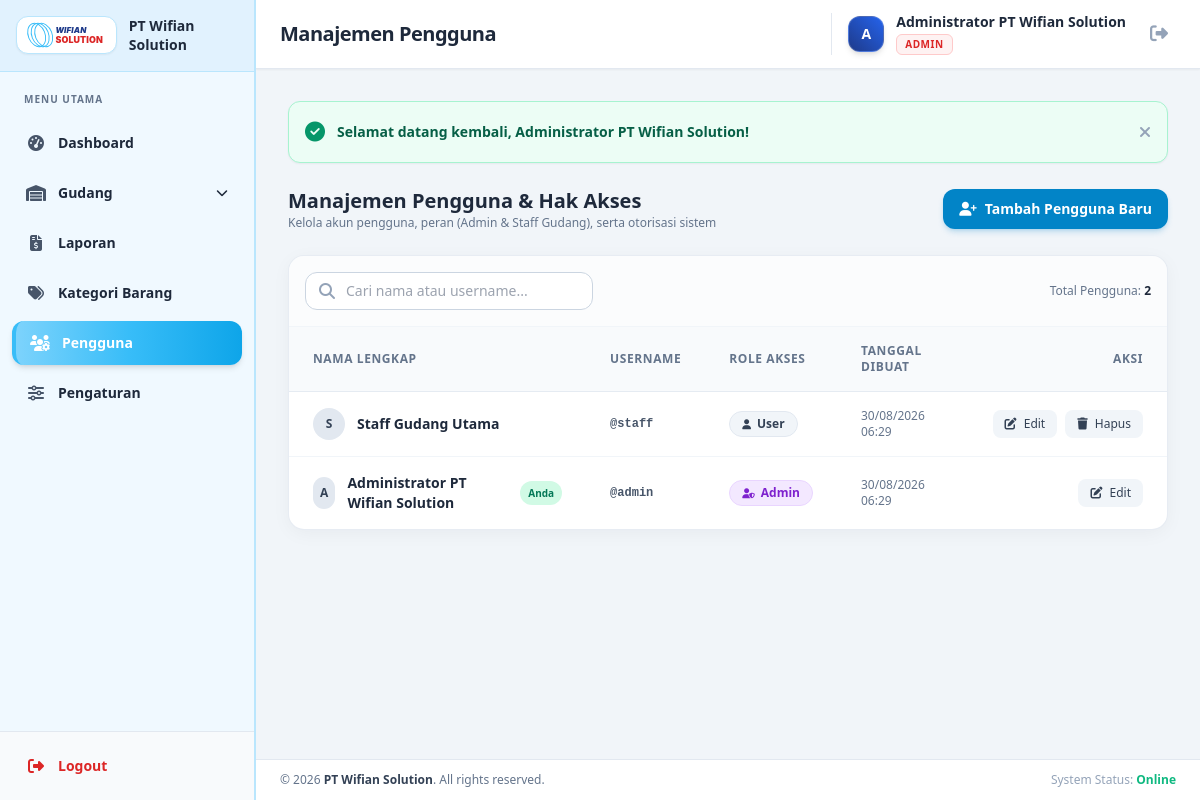
Page /pages/pengguna.php (signed in) on the committed database.
### tables this page shows
CREATE TABLE `settings` (
  `id` INT AUTO_INCREMENT PRIMARY KEY,
  `nama_toko` VARCHAR(150) NOT NULL,
  `logo` VARCHAR(255) DEFAULT NULL,
  `alamat` TEXT DEFAULT NULL,
  `telepon` VARCHAR(50) DEFAULT NULL,
  `email` VARCHAR(100) DEFAULT NULL
);

CREATE TABLE `users` (
  `id` INT AUTO_INCREMENT PRIMARY KEY,
  `nama` VARCHAR(100) NOT NULL,
  `username` VARCHAR(50) NOT NULL UNIQUE,
  `password` VARCHAR(255) NOT NULL,
  `role` ENUM('Admin', 'Staff Gudang') NOT NULL DEFAULT 'Staff Gudang',
  `created_at` DATETIME DEFAULT CURRENT_TIMESTAMP
);

### includes/auth.php (called while the page is built, shortened)
<?php
function e($str) {
    return htmlspecialchars($str ?? '', ENT_QUOTES, 'UTF-8');
}
function getStoreSettings() {
    static $settings = null;
    if ($settings === null) {
        try {
            $pdo = getDBConnection();
            $stmt = $pdo->query("SELECT * FROM settings WHERE id = 1 LIMIT 1");
            $settings = $stmt->fetch();
        } catch (Exception $e) {
            $settings = [
                'nama_toko' => 'PT Wifian Solution',
                'logo' => '',
                'alamat' => '',
                'telepon' => '',
                'email' => ''
            ];
        }
    }
    return $settings;
}

### pages/pengguna.php (the view, shortened to what this page needs)
<?php
require_once __DIR__ . '/../includes/header.php';
$pdo = getDBConnection();
$users = $pdo->query("SELECT * FROM users ORDER BY id DESC")->fetchAll();
?>
<div class="flex flex-col sm:flex-row items-start sm:items-center justify-between gap-4 mb-6">
    <div>
        <h2 class="text-xl font-bold text-slate-800">Manajemen Pengguna & Hak Akses</h2>
        <p class="text-xs text-slate-500">Kelola akun pengguna, peran (Admin & Staff Gudang), serta otorisasi sistem</p>
    </div>
    <button onclick="openModal('modalAddUser')" class="inline-flex items-center gap-2 bg-sky-600 hover:bg-sky-700 text-white font-semibold text-sm px-4 py-2.5 rounded-xl shadow-md shadow-sky-600/20 transition-all">
        <i class="fa-solid fa-user-plus"></i>
        <span>Tambah Pengguna Baru</span>
    </button>
</div>
<div class="bg-white rounded-2xl border border-slate-200/80 shadow-subtle overflow-hidden">
    <div class="p-4 border-b border-slate-100 flex justify-between items-center bg-slate-50/50">
        <div class="relative w-full sm:w-72">
            <span class="absolute inset-y-0 left-0 flex items-center pl-3.5 text-slate-400">
                <i class="fa-solid fa-magnifying-glass"></i>
            </span>
            <input type="text" id="searchUser" onkeyup="filterTable('searchUser', 'tableUser')" placeholder="Cari nama atau username..." class="w-full pl-10 pr-4 py-2 text-sm bg-white border border-slate-300 rounded-xl focus:outline-none focus:ring-2 focus:ring-sky-500">
        </div>
        <div class="text-xs text-slate-500">
            Total Pengguna: <strong class="text-slate-800 font-bold"><?= count($users) ?></strong>
        </div>
    </div>
    <div class="overflow-x-auto">
        <table id="tableUser" class="w-full text-left text-sm text-slate-600">
            <thead class="bg-slate-50 text-xs uppercase tracking-wider text-slate-500 font-semibold border-b border-slate-200/80">
                <tr>
                    <th class="px-6 py-4">Nama Lengkap</th>
                    <th class="px-6 py-4">Username</th>
                    <th class="px-6 py-4">Role Akses</th>
                    <th class="px-6 py-4">Tanggal Dibuat</th>
                    <th class="px-6 py-4 text-right">Aksi</th>
                </tr>
            </thead>
            <tbody class="divide-y divide-slate-100">
                <?php foreach ($users as $u): ?>
                    <tr class="hover:bg-slate-50/80 transition-colors">
                        <td class="px-6 py-4 font-semibold text-slate-800 flex items-center gap-3">
                            <div class="w-8 h-8 rounded-full bg-slate-200 text-slate-700 font-bold flex items-center justify-center text-xs">
                                <?= strtoupper(substr($u['nama'], 0, 1)) ?>
                            </div>
                            <span><?= e($u['nama']) ?></span>
                            <?php if ($u['id'] == $_SESSION['user_id']): ?>
                                <span class="text-[10px] bg-emerald-100 text-emerald-700 px-2 py-0.5 rounded-full font-bold">Anda</span>
                            <?php endif; ?>
                        </td>
                        <td class="px-6 py-4 font-mono text-xs font-bold text-slate-600">
                            @<?= e($u['username']) ?>
                        </td>
                        <td class="px-6 py-4">
                             <?php if ($u['role'] === 'Admin'): ?>
                                 <span class="inline-flex items-center gap-1.5 px-3 py-1 rounded-full text-xs font-bold bg-purple-100 text-purple-700 border border-purple-200">
                                 <i class="fa-solid fa-user-shield text-[10px]"></i> Admin
                                 </span>
                             <?php elseif ($u['role'] === 'Warehouse'): ?>
                                 <span class="inline-flex items-center gap-1.5 px-3 py-1 rounded-full text-xs font-bold bg-blue-100 text-blue-700 border border-blue-200">
                                 <i class="fa-solid fa-warehouse text-[10px]"></i> Warehouse
                                 </span>
                             <?php elseif ($u['role'] === 'NOC'): ?>
                                 <span class="inline-flex items-center gap-1.5 px-3 py-1 rounded-full text-xs font-bold bg-amber-100 text-amber-700 border border-amber-200">
                                 <i class="fa-solid fa-network-wired text-[10px]"></i> NOC
                                 </span>
                             <?php else: ?>
                                 <span class="inline-flex items-center gap-1.5 px-3 py-1 rounded-full text-xs font-bold bg-slate-100 text-slate-700 border border-slate-200">
                                 <i class="fa-solid fa-user text-[10px]"></i> User
                                 </span>
                             <?php endif; ?>
                        </td>
                        <td class="px-6 py-4 text-xs text-slate-500">
                            <?= date('d/m/Y H:i', strtotime($u['created_at'])) ?>
                        </td>
                        <td class="px-6 py-4 text-right whitespace-nowrap">
                            <div class="inline-flex gap-2">
                                <button onclick='editUser(<?= json_encode($u) ?>)' class="px-3 py-1.5 rounded-lg text-xs font-medium bg-slate-100 hover:bg-sky-50 text-slate-700 hover:text-sky-600 transition-colors">
                                    <i class="fa-solid fa-pen-to-square mr-1"></i> Edit
                                </button>
                                <?php if ($u['id'] != $_SESSION['user_id']): ?>
                                    <form action="../actions/user_action.php" method="POST" class="inline" onsubmit="return confirm('Apakah Anda yakin ingin menghapus akun pengguna ini?');">
                                        <button type="submit" class="px-3 py-1.5 rounded-lg text-xs font-medium bg-slate-100 hover:bg-rose-50 text-slate-700 hover:text-rose-600 transition-colors">
                                            <i class="fa-solid fa-trash mr-1"></i> Hapus
                                        </button>
                                    </form>
                                <?php endif; ?>
                            </div>
                        </td>
                    </tr>
                <?php endforeach; ?>
            </tbody>
        </table>
    </div>
</div>
<?php include __DIR__ . '/../includes/footer.php'; ?>

### includes/sidebar.php (shortened to what this page needs)
<?php
$currentPage = basename($_SERVER['PHP_SELF']);
$userRole    = $_SESSION['role'] ?? 'Admin';
$settings    = getStoreSettings();
$stokRusakItems = [
    ['key' => 'jenis_barang.php',  'label' => 'Jenis Barang',  'icon' => 'fa-boxes-stacked'],
    ['key' => 'riwayat_masuk.php', 'label' => 'Riwayat Masuk', 'icon' => 'fa-right-to-bracket'],
    ['key' => 'riwayat_keluar.php','label' => 'Riwayat Keluar','icon' => 'fa-right-from-bracket'],
];
$isStokRusakActive = in_array($currentPage, array_column($stokRusakItems, 'key'));
$gudangSubItems = [
    ['key' => 'produk.php', 'label' => 'Produk', 'icon' => 'fa-boxes-stacked', 'roles' => ['Admin', 'Warehouse']],
    ['key' => 'barang_masuk.php', 'label' => 'Barang Masuk', 'icon' => 'fa-download', 'roles' => ['Admin', 'NOC']],
    ['key' => 'barang_keluar.php', 'label' => 'Barang Keluar', 'icon' => 'fa-upload', 'roles' => ['Admin', 'NOC']],
    ['key' => 'stok_opname.php', 'label' => 'Stok Opname', 'icon' => 'fa-clipboard-check', 'roles' => ['Admin', 'User']],
];
$allowedGudangItems = array_filter($gudangSubItems, function($item) use ($userRole) {
    return in_array($userRole, $item['roles']);
});
$isGudangActive = in_array($currentPage, array_column($gudangSubItems, 'key')) || $isStokRusakActive;
$menuItems = [
    ['key' => 'dashboard.php', 'label' => 'Dashboard', 'icon' => 'fa-gauge-high', 'roles' => ['Admin', 'Warehouse', 'User', 'NOC']],
    ['key' => 'laporan.php', 'label' => 'Laporan', 'icon' => 'fa-file-invoice-dollar', 'roles' => ['Admin', 'Warehouse']],
    ['key' => 'kategori.php', 'label' => 'Kategori Barang', 'icon' => 'fa-tags', 'roles' => ['Admin', 'Warehouse']],
    ['key' => 'pengguna.php', 'label' => 'Pengguna', 'icon' => 'fa-users-gear', 'roles' => ['Admin']],
    ['key' => 'pengaturan.php', 'label' => 'Pengaturan', 'icon' => 'fa-sliders', 'roles' => ['Admin']],
];
?>
<aside id="sidebar" class="w-64 bg-sky-50 text-slate-900 flex flex-col fixed lg:static inset-y-0 left-0 z-50 transform -translate-x-full lg:translate-x-0 transition-transform duration-300 ease-in-out shadow-lg lg:shadow-none border-r-2 border-sky-200">
    <div class="p-4 border-b border-sky-200 flex items-center gap-3 bg-sky-100/90">
        <div class="bg-white px-2 py-1 rounded-xl shadow-sm flex-shrink-0 border border-sky-200">
            <img src="../assets/images/logo.svg" alt="Logo PT Wifian Solution" class="h-7 w-auto mx-auto">
        </div>
        <div class="flex-1 min-w-0">
            <h1 class="text-sm font-extrabold text-slate-800 leading-snug break-words">
                <?= e($settings['nama_toko']) ?>
            </h1>
        </div>
    </div>
    <nav class="flex-1 px-3 py-5 space-y-1.5 overflow-y-auto">
        <div class="px-3 pb-2 text-[10px] font-black text-slate-500 uppercase tracking-widest">Menu Utama</div>
        <?php foreach ($menuItems as $item): ?>
            <?php if ($item['key'] === 'laporan.php' && (!empty($allowedGudangItems) || $isStokRusakActive)): ?>
                <div x-data="{ openGudang: <?= $isGudangActive ? 'true' : 'false' ?>, openRusak: <?= $isStokRusakActive ? 'true' : 'false' ?> }" class="space-y-1">
                    <button type="button" @click="openGudang = !openGudang"
                            class="w-full flex items-center justify-between px-3.5 py-2.5 rounded-xl text-sm font-semibold transition-all duration-300 group <?= $isGudangActive ? 'bg-sky-200/70 text-sky-900 font-extrabold' : 'text-slate-800 hover:bg-sky-100/60' ?>">
                        <div class="flex items-center gap-3">
                            <i class="fa-solid fa-warehouse w-5 text-center text-base <?= $isGudangActive ? 'text-sky-700' : 'text-slate-600 group-hover:text-sky-600' ?>"></i>
                            <span>Gudang</span>
                        </div>
                        <i class="fa-solid fa-chevron-down text-xs transition-transform duration-300" :class="openGudang ? 'rotate-180' : 'rotate-0'"></i>
                    </button>
                </div>
            <?php endif; ?>
            <?php if (in_array($userRole, $item['roles'])): ?>
                <?php $isActive = ($currentPage === $item['key']); ?>
                <a href="<?= $item['key'] ?>" class="flex items-center gap-3 px-3.5 py-2.5 rounded-xl text-sm font-semibold transition-all duration-200 group relative <?= $isActive ? 'bg-gradient-to-r from-sky-300 via-sky-400 to-sky-500 text-white font-extrabold shadow-md border-l-4 border-sky-400' : 'text-slate-800 hover:text-slate-900 hover:bg-sky-100/60' ?>">
                    <i class="fa-solid <?= $item['icon'] ?> w-5 text-center text-base <?= $isActive ? 'text-white' : 'text-slate-600 group-hover:text-sky-500' ?>"></i>
                    <span><?= e($item['label']) ?></span>
                </a>
            <?php endif; ?>
        <?php endforeach; ?>
    </nav>
    <div class="p-3 border-t border-slate-200 bg-slate-50">
        <a href="../logout.php" onclick="return confirm('Apakah Anda yakin ingin keluar?');" class="flex items-center gap-3 px-3.5 py-2.5 rounded-xl text-sm font-bold text-red-600 hover:bg-red-100 hover:text-red-700 transition-colors">
            <i class="fa-solid fa-right-from-bracket w-5 text-center text-base"></i>
            <span>Logout</span>
        </a>
    </div>
</aside>

### includes/footer.php (shortened to what this page needs)
<?php
$settings = getStoreSettings();
?>
        </main>
        <footer class="no-print bg-white border-t border-slate-200 py-3 px-6 text-center sm:text-left text-xs text-slate-500 flex flex-col sm:flex-row justify-between items-center gap-2">
            <div>
                &copy; <?= date('Y') ?> <strong class="text-slate-700"><?= e($settings['nama_toko']) ?></strong>. All rights reserved.
            </div>
            <div class="flex items-center gap-4 text-slate-400">
                <span>System Status: <span class="text-emerald-500 font-semibold">Online</span></span>
            </div>
        </footer>
    </div>
</div>
</body>
</html>

### assets/css/custom.css (style rules this page uses)
:root { --wifian-navy: #333; --wifian-blue: #333; --wifian-sky: #333; --wifian-cyan: #333; --wifian-red: #333; }
body { font-family: 'Inter', sans-serif; background-color: #f8fafc; }
.shadow-subtle { box-shadow: 0 4px 20px -2px rgba(15, 23, 42, 0.05); }

### rows in the picture
settings: nama_toko "PT Wifian Solution"
users: nama "S", nama "Staff Gudang Utama", username "staff", role "Staff Gudang" (drawn), created_at "30/08/2026 06:29"
users: nama "A", nama "Administrator PT Wifian Solution", shows "Anda", username "admin", role "Admin" (drawn), created_at "30/08/2026 06:29"

### other values in the picture
$item['label'] "Dashboard"
$item['label'] "Laporan"
$item['label'] "Kategori Barang"
$item['label'] "Pengguna"
$item['label'] "Pengaturan"
$pageTitle "Manajemen Pengguna"
substr($currentUser, 0, 1) "A"
$currentUser "Administrator PT Wifian Solution"
$currentRole "ADMIN"
$flash['message'] "Selamat datang kembali, Administrator PT Wifian Solution!"
count($users) "2"
